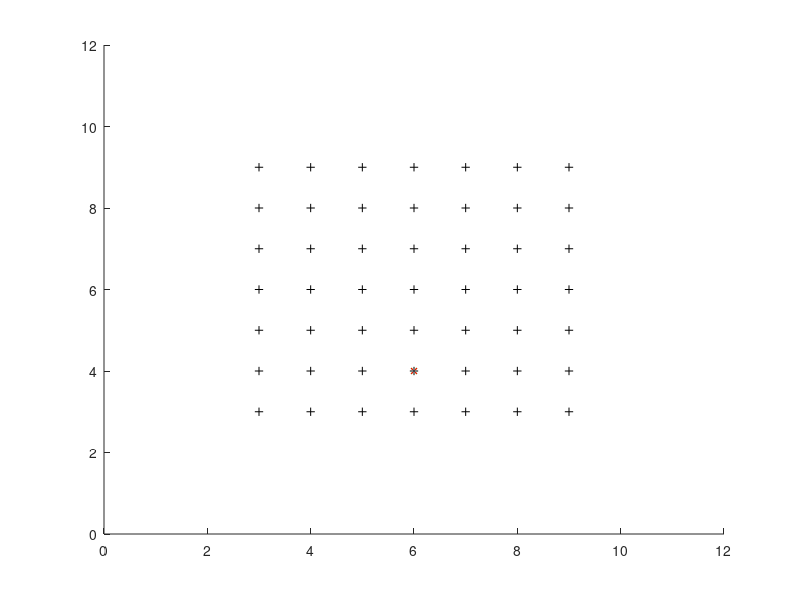

Here is the MATLAB script that generated this plot: (Note: this script raises an error after producing the figure.)
% generate landmarks array
landmarks = zeros(49, 3);
id = 1;
for x=3:9
    for y=3:9
     landmarks(id, :) = [x, y, 3];
     id = id+1;
    end
end


% I. INITIALIZE
%


%   0. System def.
% System Noise
q = [0.1; 0.1]; %amount of noise movement of robot
Q = diag(q.^2);
% Measurement noise
m = [1;pi/180];
M = diag(m.^2);

randn('seed', 2);
%   1. Simulator
%       R: robot pose
%       u: control

R = [6;4;0]; %robot starts at the origin
u = [3; 1]; %Move forward and turn
W = landmarks';
%   2. Estimator
robotSize = 3;
markerSize = 3;
x = zeros(robotSize+markerSize*size(W, 2), 1);
P = zeros(numel(x), numel(x));
mapspace = 1:numel(x);
l = zeros(2, size(W, 2));
r = find(mapspace, robotSize);
mapspace(r) = 0; %Reserve space for robot state variables
x(r) = R;
P(r, r) = 0;
P(robotSize+1:end, robotSize+1:end) = 1000;


%   3. Graphics
cla
mapFig = figure(1);
axis([0 12 0 12 0 5])
WG = line('parent', gca, ...
    'linestyle', 'none', ...
    'marker', '+', ...
    'color', 'k',...
    'xdata', W(1, :),...
    'ydata', W(2, :),...
    'zdata', W(3, :));

init_markers = line('parent', gca, ...
    'linestyle', 'none', ...
    'marker', 'o', ...
    'color', 'm',...
    'xdata', [],...
    'ydata', [],...
    'zdata', []);

RG = line('parent', gca, ...
    'linestyle', 'none', ...
    'marker', '*', ...
    'color', 'g', ...
    'xdata', R(1), ...
    'ydata', R(2), ...
    'zdata', R(3));


rG = line('parent', gca, ...
    'linestyle', 'none', ...
    'marker', '*', ...
    'color', 'r', ...
    'xdata', x(r(1)), ...
    'ydata', x(r(2)), ...
    'zdata', x(r(3)));

lG = line('parent', gca, ...
    'linestyle', 'none', ...
    'marker', '+', ...
    'color', 'b', ...
    'xdata', [], ...
    'ydata', [], ...
    'zdata', []);

eG = zeros(1, size(W, 2));
for i = 1:size(W, 2)
    eG(i) = line(...
            'parent', gca, ...
            'color', 'g', ...
            'xdata', [],...
            'ydata', [],...
            'zdata', []);
end

    reG= line(...
            'parent', gca, ...
            'color', 'm', ...
            'xdata', [],...
            'ydata', []);
        
meshfig = figure(2);
plotfig = figure(3);

% II. Temporal loop
dt = 0.1;
y = zeros(2, size(W, 2));
y_pixel = zeros(2, size(W, 2));
known_markers = zeros(1, size(W, 2));
init_l_z = 3;
focal_length =  200;
for t = 1:1000
    v = u(1);
    omega = u(2);
    theta = R(3);
    % 1. Simulator
    % Robot move with real world noise
    n = q.*randn(2, 1);
    R = R + g_x(v+n(1), omega+n(2), theta, dt);
    if R(3) > pi
        R(3) = R(3) - 2*pi;
    end
    if R(3) < -pi
        R(3) = R(3) + 2*pi;
    end
    
    % Show ground truth in simulator
    set(RG, 'xdata', R(1), 'ydata', R(2), 'zdata', 0);

    % Landmarks are observed with noise
    for lid = 1:size(W,2)
        noise = m.*randn(2, 1);
        [y(:, lid), y_pixel(:, lid)] = h(R(1), R(2), R(3),W(1, lid),W(2, lid),W(3, lid), focal_length); 
        y(:, lid) = y(:, lid)  + noise;
    end
    figure(plotfig);
    %plot(y_pixel(2,:), y_pixel(1, :), '*')
    %axis([-500 500 -500 500]);

    polar(y(2,:), y(1, :), '*')

    drawnow;
    
    % 2. Robot observation
    
    % Kalman prediction step
    v = u(1);
    omega = u(2);
    theta = x(3);
    N = (size(x, 1) - robotSize)/markerSize;
    F_x = zeros(robotSize, robotSize+3*N);
    F_x(1:robotSize, 1:robotSize) = eye(3,3);
    % Predict robot movement from odom input
    x = x + F_x'*g_x(v, omega, theta, dt);
    % Update the covariance matrix concerning robot state
    G = eye(numel(x)) + F_x'*G_x(v, omega, theta, dt)*F_x;
    P = G*P*G' + F_x'*R_x(v, omega, theta, dt)*F_x;
    % Show predicted robot movement
    set(rG, 'xdata', x(1), 'ydata', x(2), 'zdata', 0);

    % Landmark observation and correction 
    % Check if some unknown markers wer observed:
    % For now all markers are always observed, so init all at first
    % iteration
    if t == 1
        for lid=1:size(y,2)
            x(1+lid*3:(lid+1)*3) = h_inv(y(1, lid), y(2, lid), init_l_z, x(1), x(2), x(3), focal_length);   
        end
        set(init_markers, 'xdata', x(4:3:end), 'ydata', x(5:3:end), 'zdata', x(6:3:end));    
        drawnow
    end
    
    for lid=1:size(y,2)
        % Marker prediction
        z_prediction = h(x(1), x(2), x(3), x(3*lid+1), x(3*lid+2), x(3*lid+3), focal_length);
        F_x_lid = zeros(robotSize+markerSize, robotSize+markerSize*size(W,2));
        F_x_lid(1:3, 1:3) = eye(3);
        F_x_lid(4:6, robotSize+(lid-1)*markerSize +1:robotSize+(lid-1)*markerSize +1 + 2) = eye(3);
        %figure(meshfig);
        %mesh(F_x_lid);
        %drawnow
        H_lid = H_x(x(1), x(2), x(3), x(3*lid+1), x(3*lid+2), x(3*lid+3), focal_length)*F_x_lid;
        K_lid = P*H_lid'*inv(H_lid*P*H_lid' + M);
        x = x + K_lid*(y(:,lid) - z_prediction);
        P = (eye(size(P)) - K_lid*H_lid)*P;
%         figure(meshfig);
%         mesh(P);
%         drawnow
    end
    
    
    set(rG, 'xdata', x(1), 'ydata', x(2), 'zdata', 0);
    [X, Y] = cov2elli(x(1:2), P(1:2, 1:2), 3, 16);
    set(reG, 'xdata', X, 'ydata', Y);
    figure(meshfig);
    mesh(P);     
    drawnow

end


